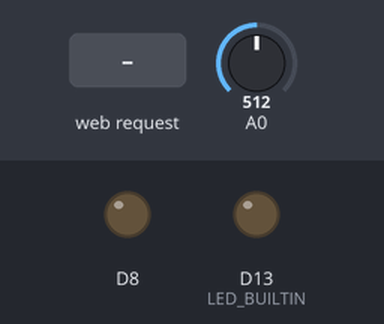
A sketch run on a simulated Arduino Uno R4 WiFi. Parts: output pins drawn as LEDs (lit = HIGH). The test bench sets the inputs (shaded band); at power-on: A0 = 512. WiFi joins after 1.5 s; servers stay silent unless stated; what the sketch prints to the serial monitor is not drawn.

Above: at 7.7 s.
7.8 s: HTTP request GET /ON received
At 8.6 s:
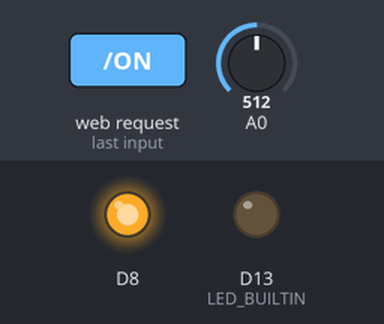
9.3 s: HTTP request GET /OFF received
At 9.7 s:
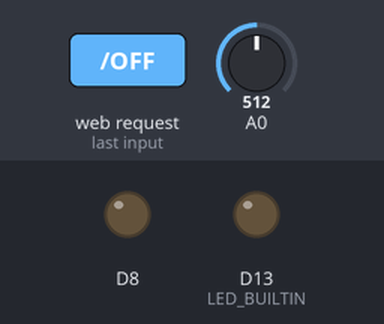
Timing chart, 0 to 12.3 s (numbered marks = the images above; inputs shaded):
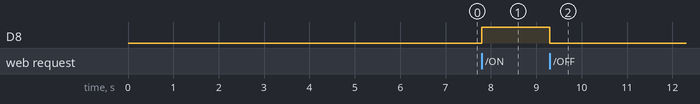

Measured:
- after the input at 7.8 s, D8: LOW → HIGH at once
- after the input at 9.3 s, D8: HIGH → LOW at once

The sketch:

progetto1_web.ino
```cpp
#include <WiFiS3.h>
char ssid[] = "cloud";
char pass[] = "password";
WiFiServer server(80);
void setup() {
  // put your setup code here, to run once:
  Serial.begin(9600);
  WiFi.begin(ssid, pass);
  delay(5000);
  server.begin();
  Serial.println("CIAO");
  Serial.println(WiFi.localIP());

  pinMode(LED_BUILTIN,OUTPUT);
  pinMode(8,OUTPUT);


}

void loop() {
  WiFiClient client = server.available();

  if (client) {
    String currentLine = ""; // Creiamo un "taccuino" per appuntare cosa dice il browser

    while (client.connected()) {
      if (client.available()) {     // Se ci sono caratteri da leggere
        char c = client.read();     // Leggiamo un carattere alla volta

        if (c == '\n') { // Se il browser va "a capo" (nuova riga)

          if (currentLine.length() == 0) {
            // Se la riga è completamente vuota, significa che il browser
            // ha finito la sua richiesta HTTP. ORA tocca a noi rispondere!

            int valoreSensore = analogRead(A0);

            // Inizio a scrivere la pagina web avanzata
            client.println("<html><head>");
            // Dico al browser di aggiornare la pagina ogni 2 secondi
            client.println("<meta http-equiv=\"refresh\" content=\"2\">");
            // Aggiungo un po' di stile (CSS) per centrare il testo e colorare i bottoni
            client.println("<style>");
            client.println("body { font-family: Arial; text-align: center; margin-top: 50px; }");
            client.println(".btn { padding: 15px 30px; font-size: 20px; text-decoration: none; color: white; border-radius: 5px; margin: 10px; }");
            client.println(".verde { background-color: #4CAF50; }");
            client.println(".rosso { background-color: #f44336; }");
            client.println("</style></head><body>");

            // Mostro il sensore
            client.print("<h1>Valore Luce: ");
            client.print(valoreSensore);
            client.println("</h1><br><br>");

            // Disegno i bottoni usando le classi CSS appena create
            client.println("<a href=\"/ON\" class=\"btn verde\">ACCENDI LED</a>");
            client.println("<a href=\"/OFF\" class=\"btn rosso\">SPEGNI LED</a>");

            client.println("</body></html>");

            break; // Usciamo dal ciclo 'while', abbiamo finito di parlare

          } else {
            // Se la riga non era vuota, la cancelliamo per leggere quella successiva
            currentLine = "";
          }

        } else if (c != '\r') {
          // Se non è un "a capo", aggiungiamo il carattere al nostro taccuino
          currentLine += c;

          if(currentLine.endsWith("GET /ON")){
            digitalWrite(8,HIGH);
          }
          if(currentLine.endsWith("GET /OFF")){
            digitalWrite(8,LOW);
          }

        }
      }
    }

    // Ora possiamo salutare e chiudere in modo pulito
    client.stop();
  }
}
```
